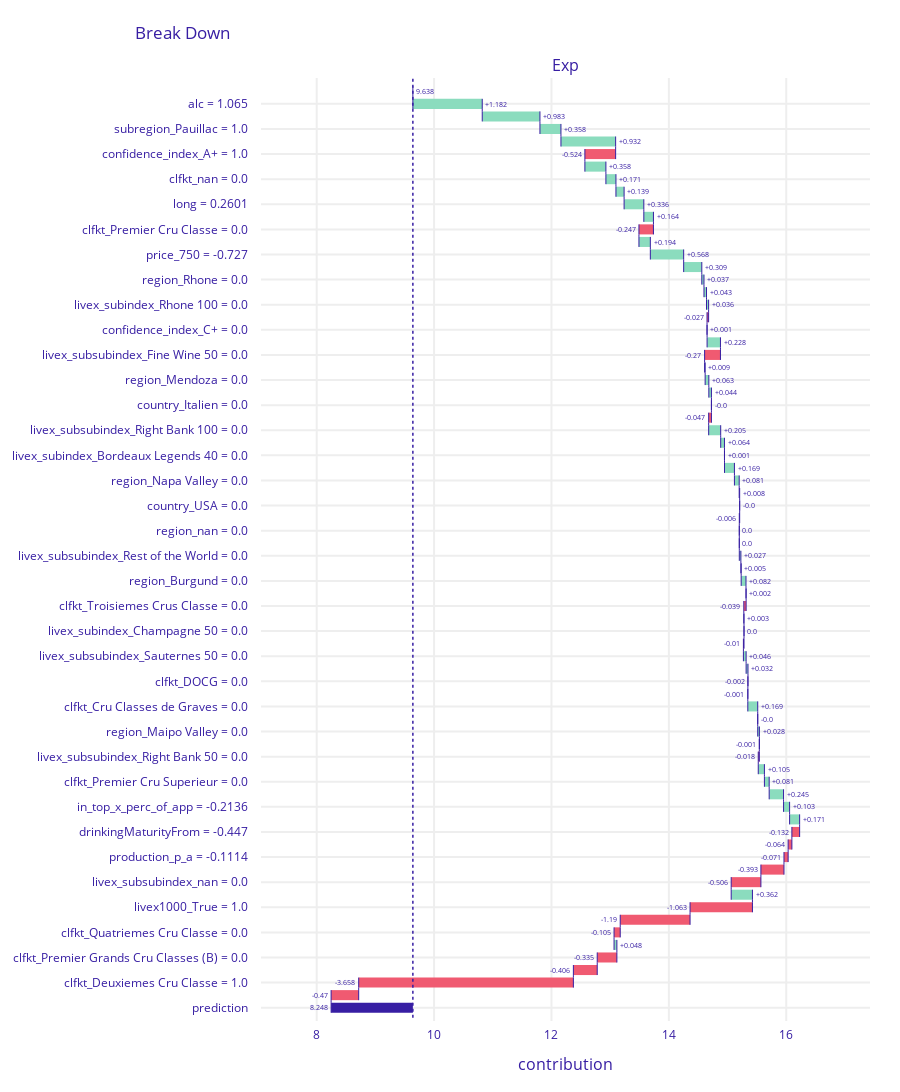

Notebook cell for this chart:
### Code cell
bd = exp_ih.predict_parts(X_std[7:8], type='break_down', label="Exp")


labels = []

for x in bd.result.variable_name:
    try:
        labels.append(X_norm_only.columns[int(x)])
    except:
        labels.append(x)
        
bd.result.variable_name=labels
#bd.result.variable_name = labels
#bd.result.set_index(bd.result.variable_name, inplace=True)
res = pd.concat([bd.result[1:5], bd.result[-5:]])
#exp.model_parts().plot()
print(bd.result)

res
bd.plot(max_vars=72)

### Figure 1 — Plotly figure (JSON) as saved in the notebook; plotly's stock layout.template omitted (floating-point values rounded to 4 significant figures)
{"data": [{"base": 9.638, "connector": {"line": {"color": "#371ea3", "dash": "solid", "width": 1}, "mode": "spanning"}, "decreasing": {"marker": {"color": "#f05a71"}}, "hoverinfo": "text+delta", "hoverlabel": {"bgcolor": "rgba(0,0,0,0.8)"}, "hovertext": ["Average response: 9.638<br>Prediction: 8.248", "alc = 1.065<br>increases average response by", "gws = 0.6828<br>increases average response by", "subregion_Pauillac = 1.0<br>increases average response by", "price_per_point = 0.9001<br>increases average response by", "confidence_index_A+ = 1.0<br>decreases average response by", "journalist_count = 0.1112<br>increases average response by", "clfkt_nan = 0.0<br>increases average response by", "subregion_Saint-Estephe = 0.0<br>increases average response by", "long = 0.2601<br>increases average response by", "subregion_Pessac-Leognan = 0.0<br>increases average response by", "clfkt_Premier Cru Classe = 0.0<br>decreases average response by", "lat = 0.244<br>increases average response by", "price_750 = -0.727<br>increases average response by", "clfkt_Premier Grands Crus Classes (A) = 0.0<br>increases average response by", "region_Rhone = 0.0<br>increases average response by", "livex_subsubindex_Southern Rhone 50 = 0.0<br>increases average response by", "livex_subindex_Rhone 100 = 0.0<br>increases average response by", "subregion_Saint-Julien = 0.0<br>decreases average response by", "confidence_index_C+ = 0.0<br>increases average response by", "subregion_nan = 0.0<br>increases average response by", "livex_subsubindex_Fine Wine 50 = 0.0<br>decreases average response by", "region_Valle de Aconcagua = 0.0<br>increases average response by", "region_Mendoza = 0.0<br>increases average response by", "subregion_Valle de Uco = 0.0<br>increases average response by", "country_Italien = 0.0<br>decreases average response by", "clfkt_Grand Cru Classe = 0.0<br>decreases average response by", "livex_subsubindex_Right Bank 100 = 0.0<br>increases average response by", "subregion_Pomerol = 0.0<br>increases average response by", "livex_subindex_Bordeaux Legends 40 = 0.0<br>increases average response by", "clfkt_Pomerol (keine Klassifikation) = 0.0<br>increases average response by", "region_Napa Valley = 0.0<br>increases average response by", "confidence_index_B = 0.0<br>increases average response by", "country_USA = 0.0<br>decreases average response by", "livex_subsubindex_Northern Rhone 50 = 0.0<br>decreases average response by", "region_nan = 0.0<br>decreases average response by", "country_nan = 0.0<br>decreases average response by", "livex_subsubindex_Rest of the World = 0.0<br>increases average response by", "livex_subindex_Rest of the World 60 = 0.0<br>increases average response by", "region_Burgund = 0.0<br>increases average response by", "region_Toskana = 0.0<br>increases average response by", "clfkt_Troisiemes Crus Classe = 0.0<br>decreases average response by", "livex_subsubindex_Champagne = 0.0<br>increases average response by", "livex_subindex_Champagne 50 = 0.0<br>decreases average response by", "region_Champagne = 0.0<br>decreases average response by", "livex_subsubindex_Sauternes 50 = 0.0<br>increases average response by", "clfkt_Grand Cru = 0.0<br>increases average response by", "clfkt_DOCG = 0.0<br>decreases average response by", "confidence_index_C = 0.0<br>decreases average response by", "clfkt_Cru Classes de Graves = 0.0<br>increases average response by", "clfkt_IGT = 0.0<br>decreases average response by", "region_Maipo Valley = 0.0<br>increases average response by", "country_Chile = 0.0<br>decreases average response by", "livex_subsubindex_Right Bank 50 = 0.0<br>decreases average response by", "subregion_Sauternes = 0.0<br>increases average response by", "clfkt_Premier Cru Superieur = 0.0<br>increases average response by", "confidence_index_nan = 0.0<br>increases average response by", "in_top_x_perc_of_app = -0.2136<br>increases average response by", "livex1000_nan = 0.0<br>increases average response by", "drinkingMaturityFrom = -0.447<br>decreases average response by", "country_Frankreich = 1.0<br>decreases average response by", "production_p_a = -0.1114<br>decreases average response by", "livex_subindex_nan = 0.0<br>decreases average response by", "livex_subsubindex_nan = 0.0<br>decreases average response by", "subregion_Margaux = 0.0<br>increases average response by", "livex1000_True = 1.0<br>decreases average response by", "livex_subsubindex_Left Bank 200 = 1.0<br>decreases average response by", "clfkt_Quatriemes Cru Classe = 0.0<br>decreases average response by", "subregion_Saint-Emilion = 0.0<br>increases average response by", "clfkt_Premier Grands Cru Classes (B) = 0.0<br>decreases average response by", "confidence_index_B+ = 0.0<br>decreases average response by", "clfkt_Deuxiemes Cru Classe = 1.0<br>decreases average response by", "year = -0.708<br>decreases average response by", "Average response: 9.638<br>Prediction: 8.248"], "increasing": {"marker": {"color": "#8bdcbe"}}, "measure": ["relative", "relative", "relative", "relative", "relative", "relative", "relative", "relative", "relative", "relative", "relative", "relative", "relative", "relative", "relative", "relative", "relative", "relative", "relative", "relative", "relative", "relative", "relative", "relative", "relative", "relative", "relative", "relative", "relative", "relative", "relative", "relative", "relative", "relative", "relative", "relative", "relative", "relative", "relative", "relative", "relative", "relative", "relative", "relative", "relative", "relative", "relative", "relative", "relative", "relative", "relative", "relative", "relative", "relative", "relative", "relative", "relative", "relative", "relative", "relative", "relative", "relative", "relative", "relative", "relative", "relative", "relative", "relative", "relative", "relative", "relative", "relative", "relative", "total"], "orientation": "h", "showlegend": false, "text": ["9.638", "+1.182", "+0.983", "+0.358", "+0.932", "-0.524", "+0.358", "+0.171", "+0.139", "+0.336", "+0.164", "-0.247", "+0.194", "+0.568", "+0.309", "+0.037", "+0.043", "+0.036", "-0.027", "+0.001", "+0.228", "-0.27", "+0.009", "+0.063", "+0.044", "-0.0", "-0.047", "+0.205", "+0.064", "+0.001", "+0.169", "+0.081", "+0.008", "-0.0", "-0.006", "0.0", "0.0", "+0.027", "+0.005", "+0.082", "+0.002", "-0.039", "+0.003", "0.0", "-0.01", "+0.046", "+0.032", "-0.002", "-0.001", "+0.169", "-0.0", "+0.028", "-0.001", "-0.018", "+0.105", "+0.081", "+0.245", "+0.103", "+0.171", "-0.132", "-0.064", "-0.071", "-0.393", "-0.506", "+0.362", "-1.063", "-1.19", "-0.105", "+0.048", "-0.335", "-0.406", "-3.658", "-0.47", "8.248"], "textposition": "outside", "totals": {"marker": {"color": "#371ea3"}}, "type": "waterfall", "x": [0, 1.182, 0.983, 0.358, 0.932, -0.524, 0.358, 0.171, 0.139, 0.336, 0.164, -0.247, 0.194, 0.568, 0.309, 0.037, 0.043, 0.036, -0.027, 0.001, 0.228, -0.27, 0.009, 0.063, 0.044, 0, -0.047, 0.205, 0.064, 0.001, 0.169, 0.081, 0.008, 0, -0.006, 0, 0, 0.027, 0.005, 0.082, 0.002, -0.039, 0.003, 0, -0.01, 0.046, 0.032, -0.002, -0.001, 0.169, 0, 0.028, -0.001, -0.018, 0.105, 0.081, 0.245, 0.103, 0.171, -0.132, -0.064, -0.071, -0.393, -0.506, 0.362, -1.063, -1.19, -0.105, 0.048, -0.335, -0.406, -3.658, -0.47, -1.391], "xaxis": "x", "y": ["intercept", "alc = 1.065", "gws = 0.6828", "subregion_Pauillac = 1.0", "price_per_point = 0.9001", "confidence_index_A+ = 1.0", "journalist_count = 0.1112", "clfkt_nan = 0.0", "subregion_Saint-Estephe = 0.0", "long = 0.2601", "subregion_Pessac-Leognan = 0.0", "clfkt_Premier Cru Classe = 0.0", "lat = 0.244", "price_750 = -0.727", "clfkt_Premier Grands Crus Classes (A) = 0.0", "region_Rhone = 0.0", "livex_subsubindex_Southern Rhone 50 = 0.0", "livex_subindex_Rhone 100 = 0.0", "subregion_Saint-Julien = 0.0", "confidence_index_C+ = 0.0", "subregion_nan = 0.0", "livex_subsubindex_Fine Wine 50 = 0.0", "region_Valle de Aconcagua = 0.0", "region_Mendoza = 0.0", "subregion_Valle de Uco = 0.0", "country_Italien = 0.0", "clfkt_Grand Cru Classe = 0.0", "livex_subsubindex_Right Bank 100 = 0.0", "subregion_Pomerol = 0.0", "livex_subindex_Bordeaux Legends 40 = 0.0", "clfkt_Pomerol (keine Klassifikation) = 0.0", "region_Napa Valley = 0.0", "confidence_index_B = 0.0", "country_USA = 0.0", "livex_subsubindex_Northern Rhone 50 = 0.0", "region_nan = 0.0", "country_nan = 0.0", "livex_subsubindex_Rest of the World = 0.0", "livex_subindex_Rest of the World 60 = 0.0", "region_Burgund = 0.0", "region_Toskana = 0.0", "clfkt_Troisiemes Crus Classe = 0.0", "livex_subsubindex_Champagne = 0.0", "livex_subindex_Champagne 50 = 0.0", "region_Champagne = 0.0", "livex_subsubindex_Sauternes 50 = 0.0", "clfkt_Grand Cru = 0.0", "clfkt_DOCG = 0.0", "confidence_index_C = 0.0", "clfkt_Cru Classes de Graves = 0.0", "clfkt_IGT = 0.0", "region_Maipo Valley = 0.0", "country_Chile = 0.0", "livex_subsubindex_Right Bank 50 = 0.0", "subregion_Sauternes = 0.0", "clfkt_Premier Cru Superieur = 0.0", "confidence_index_nan = 0.0", "in_top_x_perc_of_app = -0.2136", "livex1000_nan = 0.0", "drinkingMaturityFrom = -0.447", "country_Frankreich = 1.0", "production_p_a = -0.1114", "livex_subindex_nan = 0.0", "livex_subsubindex_nan = 0.0", "subregion_Margaux = 0.0", "livex1000_True = 1.0", "livex_subsubindex_Left Bank 200 = 1.0", "clfkt_Quatriemes Cru Classe = 0.0", "subregion_Saint-Emilion = 0.0", "clfkt_Premier Grands Cru Classes (B) = 0.0", "confidence_index_B+ = 0.0", "clfkt_Deuxiemes Cru Classe = 1.0", "year = -0.708", "prediction"], "yaxis": "y"}], "layout": {"annotations": [{"font": {"size": 16}, "showarrow": false, "text": "Exp", "x": 0.5, "xanchor": "center", "xref": "paper", "y": 1, "yanchor": "bottom", "yref": "paper"}, {"font": {"size": 16}, "showarrow": false, "text": "contribution", "x": 0.5, "xanchor": "center", "xref": "paper", "y": 0, "yanchor": "top", "yref": "paper", "yshift": -30}], "font": {"color": "#371ea3"}, "height": 1633, "margin": {"b": 71, "r": 30, "t": 78}, "shapes": [{"line": {"color": "#371ea3", "dash": "dot", "width": 1.5}, "type": "line", "x0": 9.638, "x1": 9.638, "xref": "x", "y0": -1, "y1": 74, "yref": "y"}], "title": {"text": "Break Down", "x": 0.15}, "xaxis": {"anchor": "y", "automargin": true, "domain": [0, 1], "fixedrange": true, "gridwidth": 2, "range": [7.051, 17.43], "tickcolor": "white", "ticklen": 3, "ticks": "outside", "type": "linear", "zeroline": false}, "yaxis": {"anchor": "x", "automargin": true, "autorange": "reversed", "domain": [0, 1], "fixedrange": true, "gridwidth": 2, "tickcolor": "white", "ticklen": 10, "ticks": "outside", "type": "category"}}}
